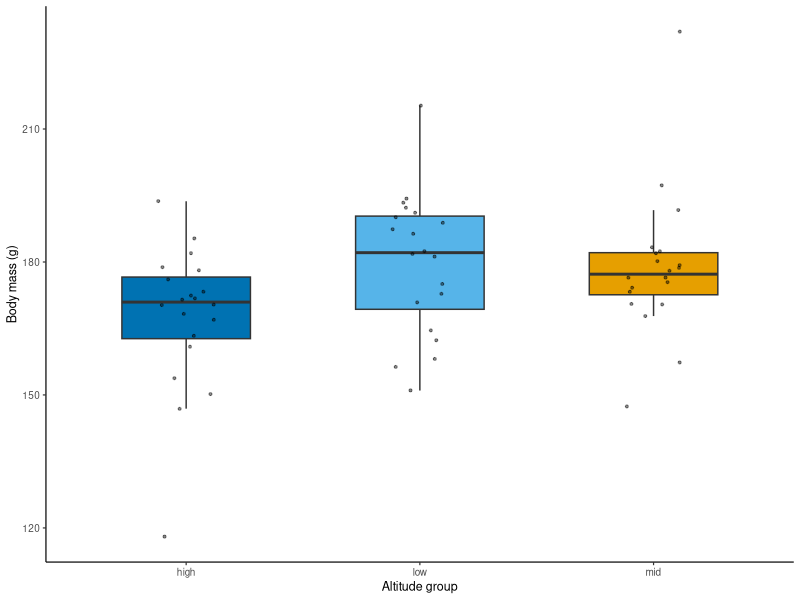
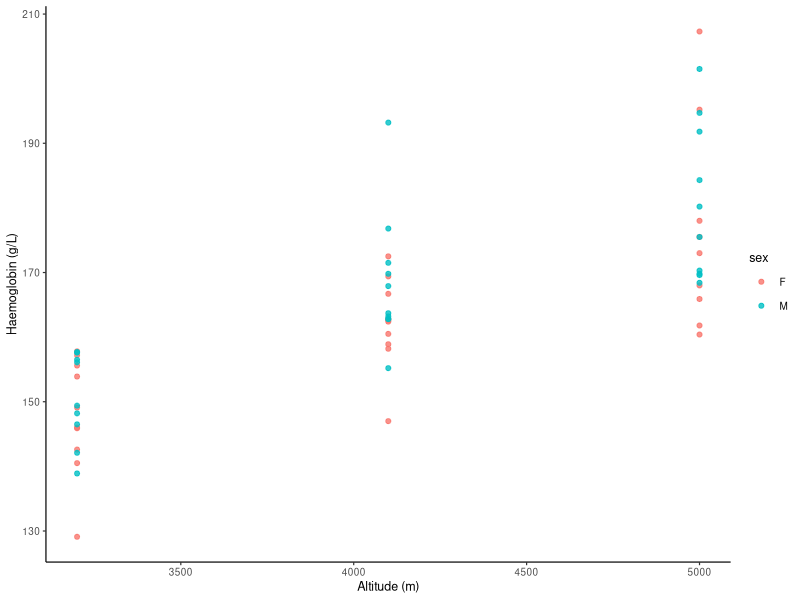
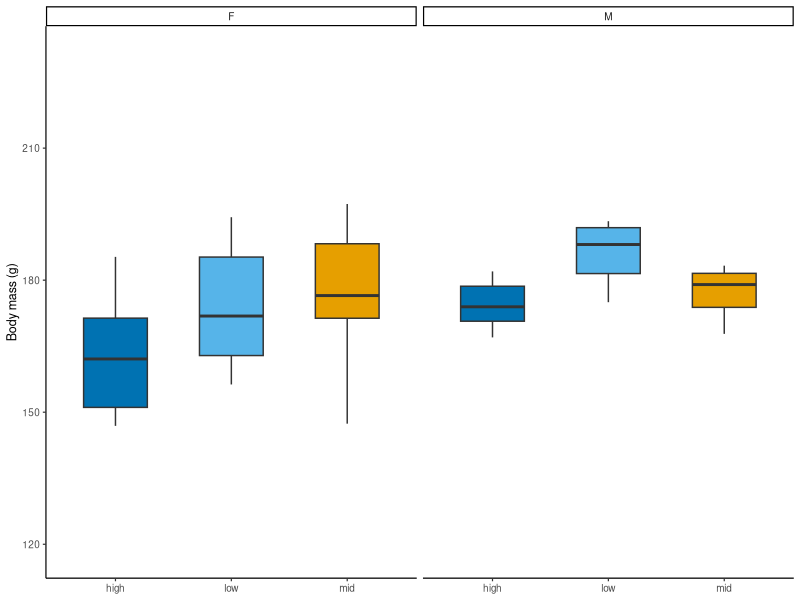

Reproduce these figures in R, in order.
# ============================================================
# bioR · ggplot2 语法：把科研问题画成图
# All example code for ch08, auto-assembled from tools/examples/.
# Regenerate: node tools/build-chapter-scripts.mjs
# Data: copy assets/data/ into your project before running.
# ============================================================

# ---- ch08-ex-01.R ----
library(readr); library(dplyr); library(ggplot2)
pika <- read_csv(here::here("assets/data/pika_physiology.csv"),
                 show_col_types = FALSE)
p <- ggplot(pika, aes(altitude_group, body_mass_g, fill = altitude_group)) +
  geom_boxplot(width = .55, outlier.shape = NA) +
  geom_jitter(width = .12, alpha = .45, size = .7)
class(p)
rlang::as_label(p$mapping$x)
range(pika$body_mass_g)

# ---- ch08-ex-02.R ----
library(readr); library(dplyr)
pika <- read_csv(here::here("assets/data/pika_physiology.csv"),
                 show_col_types = FALSE)
pika |>
  group_by(altitude_group) |>
  summarise(
    n = n(),
    mean = round(mean(body_mass_g), 1),
    median = round(median(body_mass_g), 1),
    min = round(min(body_mass_g), 1),
    max = round(max(body_mass_g), 1),
    .groups = "drop"
  )

# ---- ch08-ex-03.R ----
library(readr); library(ggplot2)
pika <- read_csv(here::here("assets/data/pika_physiology.csv"),
                 show_col_types = FALSE)
p <- ggplot(pika[!is.na(pika$hemoglobin_g_l), ],
            aes(altitude_m, hemoglobin_g_l, colour = sex, shape = sex)) +
  geom_point(size = 1.4, alpha = .8)
length(unique(p$data$altitude_m))
nrow(p$data)
class(p$layers[[1]]$geom)

# ---- ch08-ex-04.R ----
library(readr); library(ggplot2)
pika <- read_csv(here::here("assets/data/pika_physiology.csv"),
                 show_col_types = FALSE)
p <- ggplot(pika, aes(altitude_group, body_mass_g, fill = altitude_group)) +
  geom_boxplot(width = .55, outlier.shape = NA) +
  facet_wrap(~sex, nrow = 1)
length(unique(p$data$sex))
class(p$facet)

# ---- ch08-ex-05.R ----
library(readr); library(ggplot2)
pika <- read_csv(here::here("assets/data/pika_physiology.csv"),
                 show_col_types = FALSE)
dir.create(here::here("figures"), showWarnings = FALSE)
p_mass <- ggplot(pika, aes(altitude_group, body_mass_g, fill = altitude_group)) +
  geom_boxplot(width = .55, outlier.shape = NA) +
  geom_jitter(width = .12, alpha = .45, size = .7) +
  scale_fill_manual(values = c(low = "#56B4E9", mid = "#E69F00",
                               high = "#0072B2"), guide = "none") +
  labs(x = "Altitude group", y = "Body mass (g)") +
  theme_classic(base_size = 9)
p_hb <- ggplot(pika[!is.na(pika$hemoglobin_g_l), ],
               aes(altitude_m, hemoglobin_g_l, colour = sex)) +
  geom_point(size = 1.4, alpha = .8) +
  labs(x = "Altitude (m)", y = "Haemoglobin (g/L)") +
  theme_classic(base_size = 9)
p_sex <- ggplot(pika, aes(altitude_group, body_mass_g, fill = altitude_group)) +
  geom_boxplot(width = .55, outlier.shape = NA) +
  facet_wrap(~sex, nrow = 1) +
  scale_fill_manual(values = c(low = "#56B4E9", mid = "#E69F00",
                               high = "#0072B2"), guide = "none") +
  labs(x = NULL, y = "Body mass (g)") +
  theme_classic(base_size = 9)
ggsave(here::here("figures/fig_explore_mass.svg"), p_mass,
       width = 89, height = 55, units = "mm")
ggsave(here::here("figures/fig_explore_hb.svg"), p_hb,
       width = 89, height = 55, units = "mm")
ggsave(here::here("figures/fig_explore_sex.svg"), p_sex,
       width = 89, height = 65, units = "mm")
file.exists(here::here(c("figures/fig_explore_mass.svg",
                         "figures/fig_explore_hb.svg",
                         "figures/fig_explore_sex.svg")))
